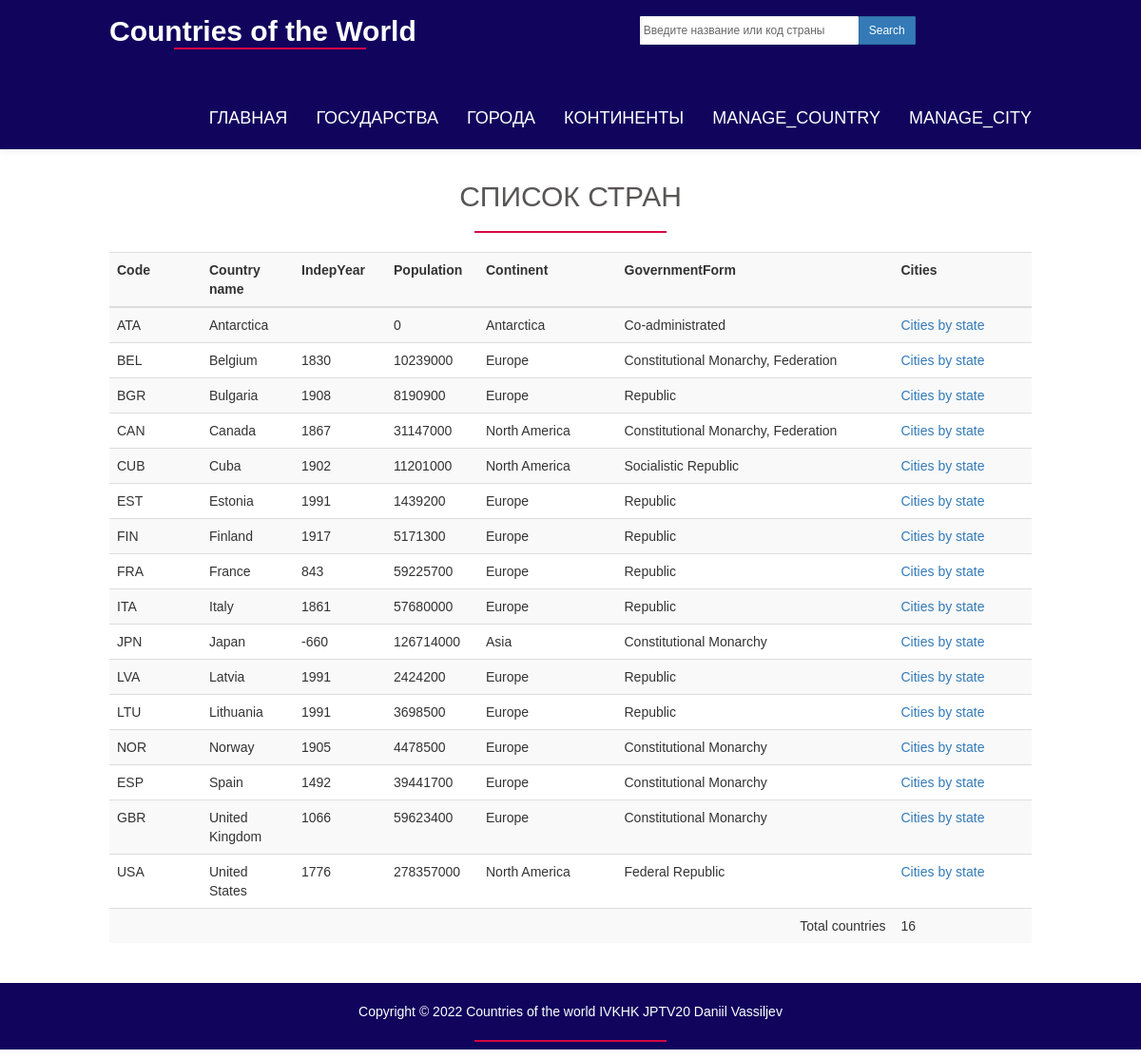
/states, run on the app's committed database.
### tables this page shows
CREATE TABLE `country` (
  `Code` char(3) NOT NULL DEFAULT '',
  `Name` char(52) NOT NULL DEFAULT '',
  `Continent` enum('Asia','Europe','North America','Africa','Oceania','Antarctica','South America') NOT NULL DEFAULT 'Asia',
  `Region` char(26) NOT NULL DEFAULT '',
  `IndepYear` smallint(6) DEFAULT NULL,
  `Population` int(11) NOT NULL,
  `GovernmentForm` char(45) NOT NULL DEFAULT '',
  `HeadOfState` char(60) DEFAULT NULL,
  `Code2` char(2) NOT NULL DEFAULT ''
);

### controller/Controller.php (called while the page is built, shortened)
<?php
class Controller {
    public static function StateList() {
        $stateList = Model::getStateList();
        include_once('view/StateList.php');
        return;
    }
}
?>

### index.php (called while the page is built, shortened)
<?php
include_once 'inc/database.php';
include_once 'model/Model.php';
include_once 'controller/Controller.php';
include_once 'route/routing.php';
?>

### inc/database.php (called while the page is built, shortened)
<?php
class database {
    private $conn;
    private $host;
    private $user;
    private $password;
    private $baseName;
    function __construct() {
		$this->host = 'localhost';
        $this->user = 'root';
        $this->password = '';
        $this->baseName = 'jptv20_world2022';
    }
    function connect() {
        try {
            $this->conn = new PDO(
                    'mysql:host='.$this->host.''
                    .';dbname='.$this->baseName.'',
                    $this->user,
                    $this->password,
                    array(PDO::MYSQL_ATTR_INIT_COMMAND => 'SET NAMES utf8'));
        } catch (Exception $e) {
            die('Connection failed : '.$e->getMessage());
        }
        return $this->conn;
    }
    function getAll($query) {
		try{
            $result = $this->conn->prepare($query);
			$result->execute();
			$result->setFetchMode(PDO::FETCH_ASSOC);
			$response = $result->fetchAll();
			return $response;
        } catch (Exception $ex) {
            echo "Error:".$ex->getMessage();
        }
    }
}
?>

### model/Model.php (called while the page is built, shortened)
<?php
class Model {
    public static function getStateList(){
        $sql = "SELECT * FROM `country`  ORDER BY `country`.`Name` ASC;";
        $db = new database();
        $item = $db->getAll($sql);
        return $item;
    }
}
?>

### view/stateList.php (the view, shortened to what this page needs)
<?php
    $titel = "Список стран";
?>
    <table class="table table-striped">
        <tr>
            <th style="width:10%">Code</th>
            <th style="width:10%">Country name</th>
            <th style="width:10%">IndepYear</th>
            <th style="width:10%">Population</th>
            <th style="width:15%">Continent</th>
            <th style="width:30%">GovernmentForm</th>
            <th style="width:15%">Cities</th>
        </tr>
        <tbody>
            <?php
            foreach ($stateList as $state) {
                echo '<tr>
                    <td>' . $state['Code'] . '</td>
                    <td>' . $state['Name'] . '</td>
                    <td>' . $state['IndepYear'] . '</td>
                    <td>' . $state['Population'] . '</td>
                    <td>' . $state['Continent'] . '</td>
                    <td>' . $state['GovernmentForm'] . '</td>
                    <td><a href="citiesState?' . $state['Code'] . '">Cities by state</a></td>
                    </tr>';
            }
            echo '<tr>
                <td colspan=6 class="textposition">Total countries</td>';
            echo '<td>' . count($stateList) . '</td>';
            ?>
        </tbody>
    </table>
<?php
$content = ob_get_clean();
include "view/templates/layout.php";
?>

### route/routing.php (shortened to what this page needs)
<?php
$host = explode('?', $_SERVER['REQUEST_URI']);
$path=$host[0];
	$num = substr_count($path, '/');
	$route = explode('/', $path)[$num];
if ($route == '' OR $route == 'index.php') {
	Controller::StartSite();
}
elseif ($route == 'states'){
	Controller::StateList();
}
elseif ($route == 'citiesState') {
	if(isset($id)){
		Controller::CityListByState($id);
	}else{
		Controller::error404();
	}
}
elseif ($route == 'cities'){
	Controller::CityList();
}
elseif ($route == 'continent') {
	controller::ContinentStateList();
}
elseif ($route == 'continentState'){
	if(isset($id)){
		Controller::StateByContinent($id);
	}else{
		Controller::error404();
	}
}
elseif ($route == 'search') {
	if(isset($_GET['text'])){
		Controller::SearchByCode($_GET['text']);
	}else{
		Controller::error404();
	}
}
elseif ($route == 'countrylist' ) {
	ControllerCountry::CountryList();
}
elseif($route == 'addcountry'){
	ControllerCountry::CountryAddForm();
}
elseif($route == 'addresult'){
	ControllerCountry::CountryAddResult();
}
elseif ($route == 'editcountry') {
	if(isset($id)){
		ControllerCountry::CountryEditForm($id);
	}else{
		Controller::error404();
	}
}
elseif ($route == 'editresult') {
	if(isset($id)){
		ControllerCountry::CountryEditResult($id);
	}else{
		Controller::error404();
	}
}
elseif ($route == 'deletecountry') {
	if(isset($id)){
		ControllerCountry::CountryDeleteForm($id);
	}else{
		Controller::error404();
	}
}
elseif ($route == 'deleteresult') {
	if(isset($id)){
		ControllerCountry::CountryDeleteResult($id);
	}else{
		Controller::error404();
	}
}
elseif ($route == 'citylist' ) {
	ControllerCity::CityList();
}
elseif($route == 'addcity'){
	ControllerCity::CityAddForm();
}
elseif($route == 'addresultcity'){
	ControllerCity::CityAddResult();
}
elseif( $route == 'editcity'){
	if(isset($id)) {
		ControllerCity::CityEditForm($id);
	}else{
		Controller::error404();
	}
}
elseif( $route == 'editcityresult') {
	if(isset($id)) {
		ControllerCity::CityEditResult($id);
	}else{
		Controller::error404();
	}
}
elseif( $route == 'deletecity'){
	if(isset($id)) {
		ControllerCity::CityDeleteForm($id);
	}else{
		Controller::error404();
	}
}
elseif( $route == 'deleteCityresult'){
	if(isset($id)) {
		ControllerCity::CityDeleteResult($id);
	}else{
		Controller::error404();
	}
}
else {
	Controller::error404();
}
?>

### view/templates/layout.php (shortened to what this page needs)
<!DOCTYPE html>
<html lang="en">
<head>
	<link rel="stylesheet" href="public/css/bootstrap.min.css">
	<link href="public/css/templatemo-style.css" rel="stylesheet">
	<link href="public/css/style.css" rel="stylesheet">
	<link rel="stylesheet" href="public/css/search.css">
</head>
<body>
	<div id="container">
		<div id="header">
			<div class="navbar navbar-default navbar-fixed-top" role="navigation">
				<div class="container">
					<div class="navbar-header">
						<a href="./" class="navbar-brand"><strong>Сountries of the World</strong></a>
						<br>
						<hr>
					</div>
					<div class="row">
						<div class="search">
							<form class="form-search" method="GET" action="search">
								<input type="text" name="text" class="form-control input-sm" maxlength="64" placeholder="Введите название или код страны" />
								<button type="submit" class="btn btn-primary btn-sm">Search</button>
							</form>
						</div>
					</div>
					<div class="collapse navbar-collapse">
						<ul class="nav navbar-nav navbar-right tnav">
							<?php
							echo '<li><a href="./">Главная</a></li>';
							echo '<li><a href="states">Государства</a></li>';
							echo '<li><a href="cities">Города</a></li>';
							echo '<li><a href="continent">Континенты</a></li>';
							echo '<li><a href="countrylist">Manage_Country</a></li>';
							echo '<li><a href="citylist">Manage_City</a></li>';
							?>
						</ul>
					</div>
				</div>
			</div>
		</div>
		<div id="body">
			<section class="templatemo-section">
				<div class="container">
					<div class="row">
						<div class="col-md-12">
							<br>
							<br>
							<br>
							<h2 class="text-uppercase text-center"><?php if (isset($titel)) echo $titel; ?></h2>
							<hr>
							<?php
							if (isset($content)) {
								echo $content;
							}
							?>
						</div>
					</div>
				</div>
			</section>
		</div>
		<footer>
			<div class="container">
				<div class="row">
					<div class="col-md-12">
						<p>Copyright &copy; 2022 Сountries of the world IVKHK JPTV20 Daniil Vassiljev</p>
						<hr>
					</div>
				</div>
			</div>
		</footer>
	</div>
</body>
</html>

### public/css/templatemo-style.css (style rules this page uses)
body { font-family: 'Signika', sans-serif; font-weight: 400; position: relative; }
h2, h3, h4 { color: #585555; }
h1, .navbar-default .navbar-nav li a, .navbar-default .navbar-nav>li>a:focus { color: #ffffff; font-family: 'Signika', sans-serif; font-weight: 300; }
.tnav { margin-top: 20px; font-size: 18px; text-transform:uppercase; }
form { border: 1px solid #e5e5e5; border-top: 5px solid #e5e5e5; }
hr { border: 1px solid #d60644; width: 200px; }
@media (min-width: 768px) { .container { width: 700px; } }
@media (min-width: 992px) { .container { width: 900px; } }
@media (min-width: 1200px) { .container { width: 1000px; } }
.templatemo-section { padding-top: 80px; padding-bottom: 40px; position: relative; }
.navbar-default { background: #11045d; border: none; -webkit-box-shadow: 0 2px 8px 0 rgba(50, 50, 50, 0.08); box-shadow: 0 2px 8px 0 rgba(50, 50, 50, 0.08); margin: 0; padding: 0; }
.navbar-default .navbar-brand { color: #ffffff; font-size: 30px; line-height: 35px; }
.navbar-default .navbar-nav li a { line-height: 35px; }
.form-control { border: 2px solid #f2f2f2; border-radius: 0; -webkit-box-shadow: none; box-shadow: none; margin-top: 12px; -webkit-transition: all 0.4s ease-in-out; transition: all 0.4s ease-in-out; }
input { height: 30px; }
footer { background: #11045d; border-bottom: 10px solid #ffffff; color: #ffffff; text-align: center; padding-top: 20px; padding-bottom: 20px; }

### public/css/style.css (style rules this page uses)
html,body { margin:0; padding:0; height:100%; }
#container { min-height:100%; position:relative; }
#header { padding:10px; }
#body { padding:10px; padding-bottom:60px; }
footer { position:absolute; bottom:0; width:100%; height:80px; }
.textposition { padding-top:20px; padding-bottom:20px; text-align:right; }

### public/css/search.css (style rules this page uses)
.search { padding: 5px 0; width: 440px; height: 30px; position: relative; left: 10px; float: left; line-height: 22px; }
.form-search { border:none; border-top:none; }
.row { margin-bottom: -70px!important; }
.search input { position: absolute; width: 230px; float: Left; margin-left: 210px; height: 30px; line-height: 18px; padding: 0 2px 0 2px; border-radius:1px; }
.btn { height: 30px; margin-left: 440px; right: 0; top: 5px; border-radius: 1px; margin-top: 12px; }

### data on the page
country: Code "ATA", Name "Antarctica", Population "0", Continent "Antarctica", GovernmentForm "Co-administrated"
country: Code "BEL", Name "Belgium", IndepYear "1830", Population "10239000", Continent "Europe", GovernmentForm "Constitutional Monarchy, Federation"
country: Code "BGR", Name "Bulgaria", IndepYear "1908", Population "8190900", Continent "Europe", GovernmentForm "Republic"
country: Code "CAN", Name "Canada", IndepYear "1867", Population "31147000", Continent "North America", GovernmentForm "Constitutional Monarchy, Federation"
country: Code "CUB", Name "Cuba", IndepYear "1902", Population "11201000", Continent "North America", GovernmentForm "Socialistic Republic"
country: Code "EST", Name "Estonia", IndepYear "1991", Population "1439200", Continent "Europe", GovernmentForm "Republic"
country: Code "FIN", Name "Finland", IndepYear "1917", Population "5171300", Continent "Europe", GovernmentForm "Republic"
country: Code "FRA", Name "France", IndepYear "843", Population "59225700", Continent "Europe", GovernmentForm "Republic"
country: Code "ITA", Name "Italy", IndepYear "1861", Population "57680000", Continent "Europe", GovernmentForm "Republic"
country: Code "JPN", Name "Japan", IndepYear "-660", Population "126714000", Continent "Asia", GovernmentForm "Constitutional Monarchy"
country: Code "LVA", Name "Latvia", IndepYear "1991", Population "2424200", Continent "Europe", GovernmentForm "Republic"
country: Code "LTU", Name "Lithuania", IndepYear "1991", Population "3698500", Continent "Europe", GovernmentForm "Republic"
country: Code "NOR", Name "Norway", IndepYear "1905", Population "4478500", Continent "Europe", GovernmentForm "Constitutional Monarchy"
country: Code "ESP", Name "Spain", IndepYear "1492", Population "39441700", Continent "Europe", GovernmentForm "Constitutional Monarchy"
country: Code "GBR", Name "United Kingdom", IndepYear "1066", Population "59623400", Continent "Europe", GovernmentForm "Constitutional Monarchy"
country: Code "USA", Name "United States", IndepYear "1776", Population "278357000", Continent "North America", GovernmentForm "Federal Republic"

### other printed values
$titel "СПИСОК СТРАН"
count($stateList) "16"
